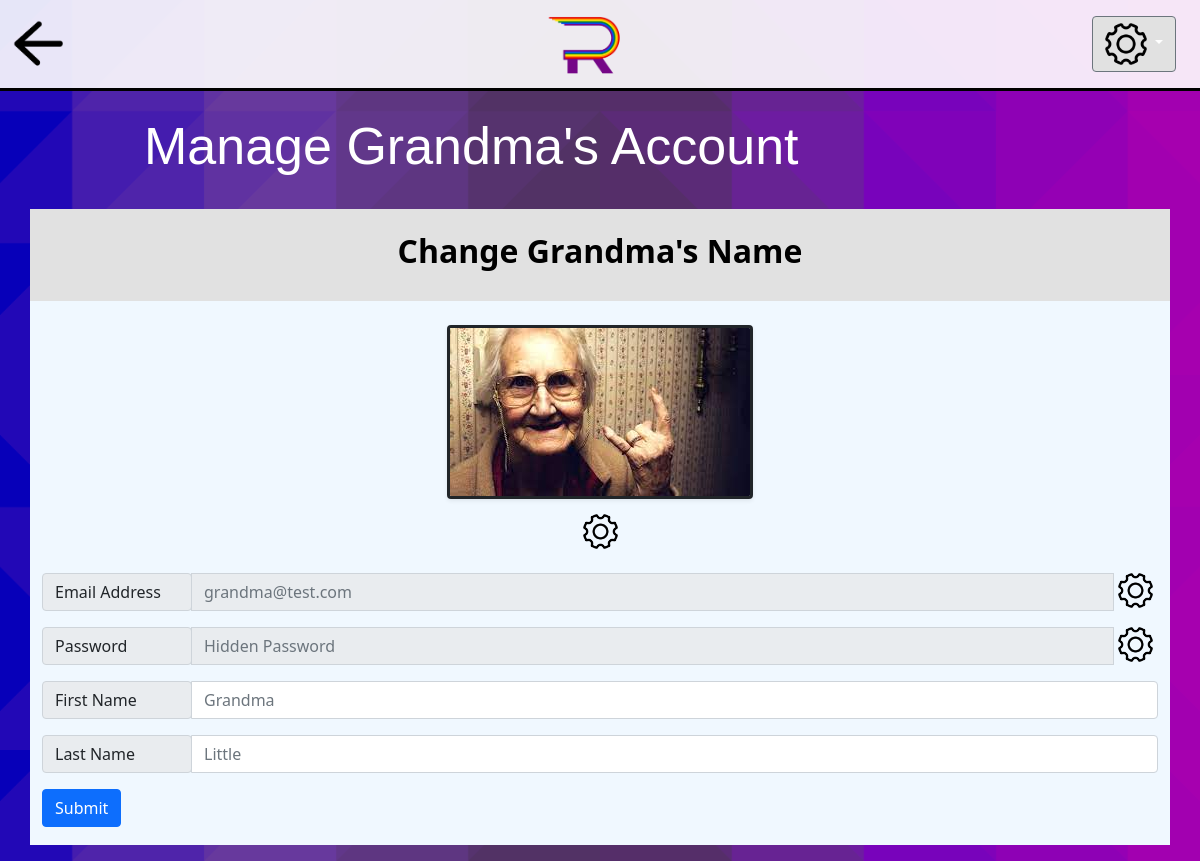
Page /managePatientName/ (signed in) on the committed database.
### Remember/models.py (models this page shows, shortened)
class PatientClearanceAbstraction(models.Model):
    user = models.ForeignKey(User, on_delete=models.CASCADE)
    patient = models.ForeignKey(Patient, on_delete=models.CASCADE)
    clearanceLevel = models.IntegerField(default=0) # 1 means you are a family member, 2 means you are an admin

class Patient(models.Model):
    firstName = models.CharField(max_length=200)
    lastName = models.CharField(max_length=200)
    username = models.CharField(max_length=200)
    password = models.BinaryField(max_length=200)
    mugshot = models.FileField(upload_to='./Remember/static/remember/images/patientMugShots/', max_length=200, default="")

### Remember/views.py (the view)
# urls.py: path('managePatientName/', views.managePatientName, name='managePatientName'),
def managePatientName(request):
    relation = PatientClearanceAbstraction.objects.get(pk = request.session['relationshipID'])
    return render(request, 'Remember/adminEx/managePatientName.html', {'userRelation' : relation})

### Remember/templates/Remember/adminEx/managePatientName.html (shortened to what this page needs)
{% load static %}
<link rel="stylesheet" type="text/css" href="{% static 'remember/style.css' %}">
<!doctype html>
<html lang="en">
    <head>
        <link href="https://cdn.jsdelivr.net/npm/bootstrap@5.1.3/dist/css/bootstrap.min.css" rel="stylesheet"
>
    </head>
    <body>
        <nav class="autohide navbar navbar-light" style="padding-left: 1vw;padding-right: 1vw;">
            <a class="navbar-brand" href="/remember/managePatientAccount" >
                <button class="backButton"></button>
            </a>
            <a href="/remember/userMenu">
                <div class="logo"></div>
            </a>
            <div class="dropdown" style="padding-right:1vw;">
                <a class="btn btn-secondary dropdown-toggle" href="#" role="button" id="dropdownMenuLink" data-bs-toggle="dropdown" aria-expanded="false">
                    <img src="/../../static/remember/images/settingsIcon1.png" style="width:42px;height:42px;">
                </a>
            </div>
        </nav>
        <h1>
            Manage {{userRelation.patient.firstName}}'s Account
        </h1>
        <div class="container removePadding">
            <div class="d-flex justify-content-center text-center"  style="background-color:rgb(225,225,225);">
                <h2 id="accountTitle">
                    Change {{userRelation.patient.firstName}}'s Name
                </h2>
            </div>
            <form action="{% url 'Remember:updatePatient' %}" method="post" enctype="multipart/form-data" >
                <div class="row justify-content-center align-content-center \">
                    <div class="col-12" style="text-align: center;">
                        <div class="image-area mt-4"><img id="imageResult" src=" {{userRelation.patient.mugshot}}" alt="" class="img-fluid rounded shadow-sm mx-auto d-block pictureButton">
                        </div>
                    </div>
                </div>
                <a href = "/remember/managePatientPic" class="d-flex justify-content-center">
                    <img src="/../../static/remember/images/settingsIcon1.png" style="width:35px;height:35px; margin-left:5px;margin-right: 5px; margin-top: 5px;">
                </a>
                <br>
                <div class="input-group mb-3 addHorizontalPadding">
                    <div class="input-group-prepend">
                    <span class="input-group-text " id="basic-addon1" style="width: 150px;">Email Address</span>
                    </div>
                    <input type="email" name="email" class="form-control" placeholder="{{userRelation.patient.username}}" disabled>
                    <a href = "/remember/managePatientEmail">
                        <img src="/../../static/remember/images/settingsIcon1.png" style="width:35px;height:35px; margin-left:5px;margin-right: 5px;">
                    </a>
                </div>
                <div class="input-group mb-3 addHorizontalPadding" id="passwordDisplay">
                    <div class="input-group-prepend">
                    <span class="input-group-text" id="basic-addon1" style="width: 150px;">Password</span>
                    </div>
                    <input type="text" name="password" class="form-control" placeholder="Hidden Password" id="inputPasswordId" disabled>
                    <a href = "/remember/managePatientPassword">
                        <img src="/../../static/remember/images/settingsIcon1.png" style="width:35px;height:35px; margin-left:5px;margin-right: 5px;">
                    </a>
                </div>
                <div class="input-group mb-3 addHorizontalPadding" id="fNameDisplay">
                    <div class="input-group-prepend">
                    <span class="input-group-text" id="basic-addon1" style="width: 150px;">First Name</span>
                    </div>
                    <input type="text" name="firstName" required="required" class="form-control" placeholder="{{userRelation.patient.firstName}}"  id="inputFirstNameId">
                </div>
                <div class="input-group mb-3 addHorizontalPadding" id="lNameDisplay">
                    <div class="input-group-prepend">
                    <span class="input-group-text" id="basic-addon1" style="width: 150px;">Last Name</span>
                    </div>
                    <input type="text" name="lastName" required="required" class="form-control" placeholder="{{userRelation.patient.lastName}}"   id="inputLastNameId">
                </div>
                <div class="addHorizontalPadding">
                    <button type="submit" value="updatePatient" required="required" class="btn btn-primary" style="margin-bottom: 1.5vw;">Submit</button>
                </div>
            </form>
    </body>
</html>

### Remember/static/remember/style.css (style rules this page uses)
body { background: black url("images/backgroundImg.png") repeat; background-size: 100% auto; background-repeat: repeat-y; }

### Remember/templates/Remember/adminEx/managePatientName.html (style rules this page uses)
.navbar { border-bottom: 3px solid black; background: rgba(255, 255, 255, 0.9); }
.autohide { position: fixed; top: 0; right: 0; left: 0; width: 100%; z-index: 1030; }
.backButton { width:51px;height:51px; background: transparent url(/../../static/remember/images/backButton.png) no-repeat; background-color: transparent; mix-blend-mode: multiply; background-size: cover; border: none; }
.logo { width:83.1px; height: 72px; background: transparent url(/../../static/remember/images/RememberLogoSized.png) no-repeat; mix-blend-mode: multiply; background-size: cover; border: none; }
.btn.btn-secondary.dropdown-toggle { background-color: rgb(225,225,225); }
h1 { color: white; font-family: 'Sans serif', Helvetica, sans-serif; font-size: calc(3vw + 2vh); padding:2%; padding-left: 12%; }
h2 { color: black; padding: 2%; font-weight: bold; }
.container { background-color: aliceblue; padding: 1%; }
.removePadding { padding:0; }
.addHorizontalPadding { padding-left: 1vw; padding-right: 1vw; }
.pictureButton { border-width: 4px; border-color: black; border: solid; padding: 0px 0px; font-size: 16px; margin: 10px 10px; }

### rows in the picture
PatientClearanceAbstraction: patient.firstName "Grandma", patient.mugshot (picture), email "grandma@test.com", firstName "Grandma", lastName "Little"
